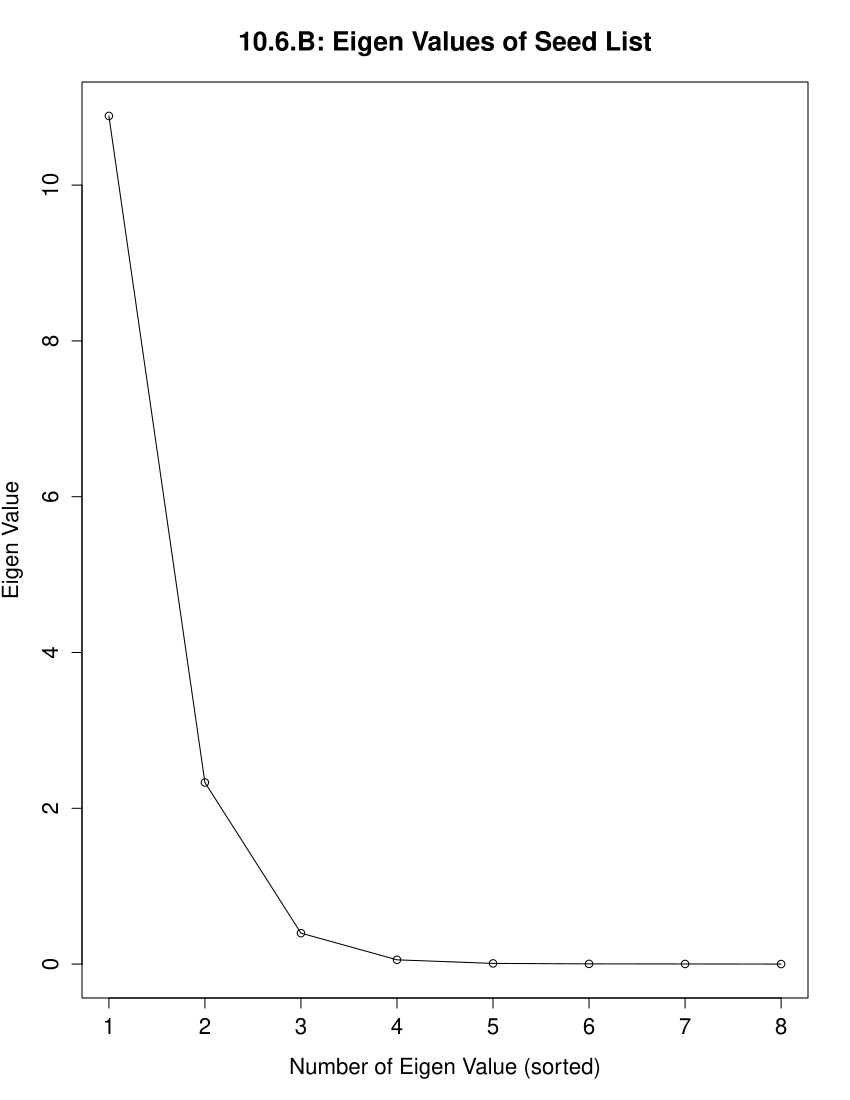

This chart was generated by the following R code:

seeds.data<-read.csv('seeds.csv', header=TRUE)
seeds.data.covm<-cov(seeds.data)
seeds.data.e<-eigen(seeds.data.covm)
seeds.data.ev<-sort(seeds.data.e$values, decreasing = TRUE)

plot(seeds.data.ev, type="n", main="10.6.B: Eigen Values of Seed List",
     ylab = "Eigen Value", xlab = "Number of Eigen Value (sorted)")
lines(seeds.data.ev, type="o")
